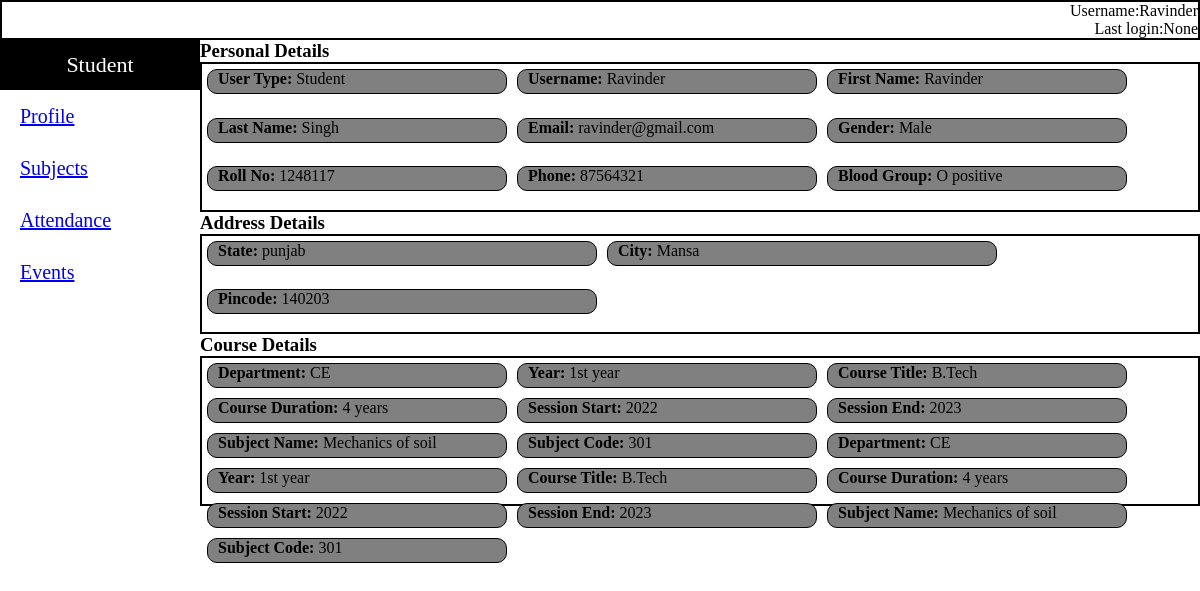
The page /studentpath/details/4/ on the database its author committed.
### Student/models.py (models this page shows, shortened)
class Student(models.Model):
    user_type=models.OneToOneField(Customuser, on_delete=models.CASCADE, related_name='student')
    gender_choices = (
        ('Male', 'Male'),
        ('Female', 'Female'),
        ('Other','Other')
    )
    gender = models.CharField(max_length=6, choices=gender_choices)
    role_number=models.IntegerField()
    phone=models.IntegerField()
    blood_group=models.CharField(max_length=20)

class Address(models.Model):
    user_id=models.ForeignKey(Customuser, on_delete=models.CASCADE, related_name='addresses')
    line_1=models.CharField(max_length=200)
    line_2=models.CharField(max_length=200, null=True)
    city=models.CharField(max_length=200)
    state=models.CharField(max_length=100)
    pincode=models.IntegerField()

class Student_class_mapper(models.Model):
    student=models.ForeignKey(Student, on_delete=models.CASCADE, related_name='mapper')
    student_class=models.ForeignKey(Class, on_delete=models.CASCADE, related_name='mappers')

class Class(models.Model):
    department_choice=(
       ('CSE','Computer Science & Engineering'),
       ('ME','Mechanical Engineering'),
       ('CE','Civil Engineering'),
       ('EE','Electrical Engineering'),
    )
    department = models.CharField(max_length=5, choices=department_choice, default='ME')
    course=models.ForeignKey(Course, on_delete=models.CASCADE, related_name='classcourse')
    session=models.ForeignKey(Session, on_delete=models.CASCADE, related_name='classsession')
    year_choice=(
        ('1st year','1st year'),
        ('2nd year','2nd year'),
        ('3rd year','3rd year'),
        ('4th year','4th year'),
    )
    year = models.CharField(max_length=9, choices=year_choice, default ='1st year')

class Course(models.Model):
    course_title_choice=(
        ('M.Tech','M.Tech'),
        ('B.Tech','B.Tech'),
        ('Diploma','Diploma')
    )
    course_title=models.CharField(max_length=8, choices=course_title_choice, default='B.Tech')
    course_duration_choice=(
        ('4 years','4 years'),
        ('3 years','3 years'),
        ('2 years','2 years')
    )
    course_duration = models.CharField(max_length=8, choices=course_duration_choice, default='4 years')

class Session(models.Model):
    start_year=models.CharField(max_length=6)
    end_year=models.CharField(max_length=8)

class Subject(models.Model):
    subject_name=models.CharField(max_length=100)
    subject_code=models.IntegerField()
    subject_teacher=models.ForeignKey(Teacher, on_delete=models.CASCADE,related_name='subjectteacher')
    student_class=models.ForeignKey(Class, on_delete=models.CASCADE,related_name='subjectclass')

### authenticate/models.py (models this page shows, shortened)
class Customuser(models.Model):
    user = models.OneToOneField(User, on_delete=models.CASCADE, related_name='customuser')
    user_choices = (
        ('Student', 'Student'),
        ('Faculty', 'Faculty'),
    )
    usertype= models.CharField(max_length=7, choices=user_choices)

### Student/views.py (the view)
# urls.py: path('details/<int:my_id>/',views.studentdetails,name='details'),
def studentdetails(request,my_id):
    details=Student.objects.get(pk=my_id)
    return render(request,'Student/details.html',{'data':details})

### Student/templates/Student/details.html (shortened to what this page needs)
{% extends 'Student/base.html' %}
{% load static %}
{% block css %}
   <link rel="stylesheet" type="text/css" href="{% static 'Student/css/details.css' %}"/>
{% endblock %}
{% block navbar %}
<div class="person">
   <div class="time">
       Username:{{data.user_type.user.username}}
   </div>
   <div class="time">
       Last login:{{data.user_type.user.last_login}}
   </div>
</div>
{% endblock %}
{% block content %}
        <h3>Personal Details</h3>
            <div class="user">
                <div class="item"><b>User Type:&nbsp;</b>{{data.user_type.usertype}}</div>
                <div class="item"><b>Username:&nbsp;</b>{{data.user_type.user.username}}</div>
                <div class="item"><b>First Name:&nbsp;</b>{{data.user_type.user.first_name}}</div>
                <div class="item"><b>Last Name:&nbsp;</b></b>{{data.user_type.user.last_name}}</div>
                <div class="item"><b>Email:&nbsp;</b>{{data.user_type.user.email}}</div>
                <div class="item"><b>Gender:&nbsp;</b>{{data.gender}}</div>
                <div class="item"><b>Roll No:&nbsp;</b>{{data.role_number}}</div>
                <div class="item"><b>Phone:&nbsp;</b>{{data.phone}}</div>
                <div class="item"><b>Blood Group:&nbsp;</b>{{data.blood_group}}</div>
            </div>
        <h3>Address Details</h3>
            <div class="address">
                {% for t in data.user_type.addresses.all %}
                <div class="pin"><b>State:&nbsp;</b>{{t.state}}</div>
                <div class="pin"><b>City:&nbsp;</b>{{t.city}}</div>
                <div class="pin"><b>Pincode:&nbsp;</b>{{t.pincode}}</div>
                {% endfor %}
            </div>
        <h3>Course Details</h3>
            <div class="study">
            {% for d in data.mapper.all %}
                <div class="book"><b>Department:&nbsp;</b>{{d.student_class.department}}</div>
                <div class="book"><b>Year:&nbsp;</b>{{d.student_class.year}}</div>
                <div class="book"><b>Course Title:&nbsp;</b>{{d.student_class.course.course_title}}</div>
                <div class="book"><b>Course Duration:&nbsp;</b>{{d.student_class.course.course_duration}}</div>
                <div class="book"><b>Session Start:&nbsp;</b>{{d.student_class.session.start_year}}</div>
                <div class="book"><b>Session End:&nbsp;</b>{{d.student_class.session.end_year}}</div>
                {% for s in d.student_class.subjectclass.all %}
                <div class="book"><b>Subject Name:&nbsp;</b>{{s.subject_name}}</div>
                <div class="book"><b>Subject Code:&nbsp;</b>{{s.subject_code}}</div>
                {% endfor %}
            {% endfor %}
            </div>
{% endblock %}

### Student/static/Student/css/base.css (style rules this page uses)
* { margin:0; padding:0; box-sizing: border-box; }
.person { display:flex; flex-flow:column wrap; align-items: flex-end; border: 2px solid black; background-color: white; }

### Student/static/Student/css/details.css (style rules this page uses)
body { background-color: white; }
.user { width: auto; height: 150px; display: flex; flex-flow:row wrap; border: 2px solid black; background-color: white; }
.address { width: auto; height: 100px; display: flex; flex-flow:row wrap; border: 2px solid black; background-color: white; }
.pin { padding:0 10px; border: 1px solid black; margin: 5px; height:25px; width:390px; background-color:grey; border-radius:10px; }
.study { width: auto; height: 150px; display: flex; flex-flow:row wrap; border: 2px solid black; background-color: white; }
.item { padding:0 10px; border: 1px solid black; margin: 5px; height:25px; width:300px; background-color:grey; border-radius:10px; }
.book { padding:0 10px; border: 1px solid black; margin: 5px; height:25px; width:300px; background-color:grey; border-radius:10px; }

### rows shown on the page
Student: user_type.user.username "Ravinder", user_type.user.last_login "None", user_type.usertype "Student", user_type.user.first_name "Ravinder", user_type.user.last_name "Singh", user_type.user.email "ravinder@gmail.com", gender "Male", role_number "1248117", phone "87564321", blood_group "O positive"
Address: state "punjab", city "Mansa", pincode "140203"
Student_class_mapper: student_class.department "CE", student_class.year "1st year", student_class.course.course_title "B.Tech", student_class.course.course_duration "4 years", student_class.session.start_year "2022", student_class.session.end_year "2023"
Subject: subject_name "Mechanics of soil", subject_code "301"
Student_class_mapper: student_class.department "CE", student_class.year "1st year", student_class.course.course_title "B.Tech", student_class.course.course_duration "4 years", student_class.session.start_year "2022", student_class.session.end_year "2023"
